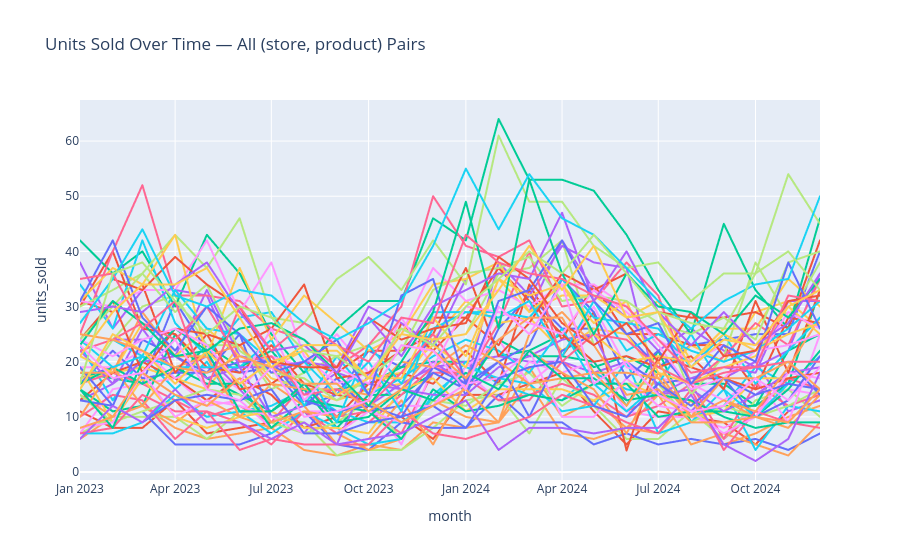

Notebook cell for this chart:
### Code cell
# --- Part B: drill-down with context preserved ---
# TODO 1: build an overview plotly line chart of units_sold over month, one line per (store_id, product)
#         combination, with hover showing store_id + product (cheap-tier epistemic action)
sales_df["pair_label"] = sales_df["store_id"] + " / " + sales_df["product"]

fig_overview = px.line(
    sales_df,
    x="month",
    y="units_sold",
    color="pair_label",
    hover_data=["store_id", "product"],
    title="Units Sold Over Time — All (store, product) Pairs",
)
fig_overview.update_layout(showlegend=False)
fig_overview.show()

# TODO 2: using the (store_id, product) pair you identified as the top anomaly in Part A,
#         plot its monthly units_sold trend (focus) together with the average trend for that SAME
#         product across all other stores (context), on one shared chart
top_store, top_product = anomaly_ranking.index[0]

focus = sales_df[(sales_df.store_id == top_store) & (sales_df["product"] == top_product)].groupby("month").units_sold.mean()
context = sales_df[sales_df["product"] == top_product].groupby("month").units_sold.mean()

fig, ax = plt.subplots(figsize=(9, 4.5))
ax.plot(context.index, context.values, color="lightgray", label=f"Avg across all stores — {top_product}")
ax.plot(focus.index, focus.values, color="#b5432e", marker="o", label=f"{top_store} — {top_product}")
ax.set_xlabel("Month")
ax.set_ylabel("Units Sold")
ax.set_title(f"Focus + Context: {top_store} / {top_product}")
ax.legend()
ax.tick_params(axis="x", rotation=45)
plt.tight_layout()
plt.show()
